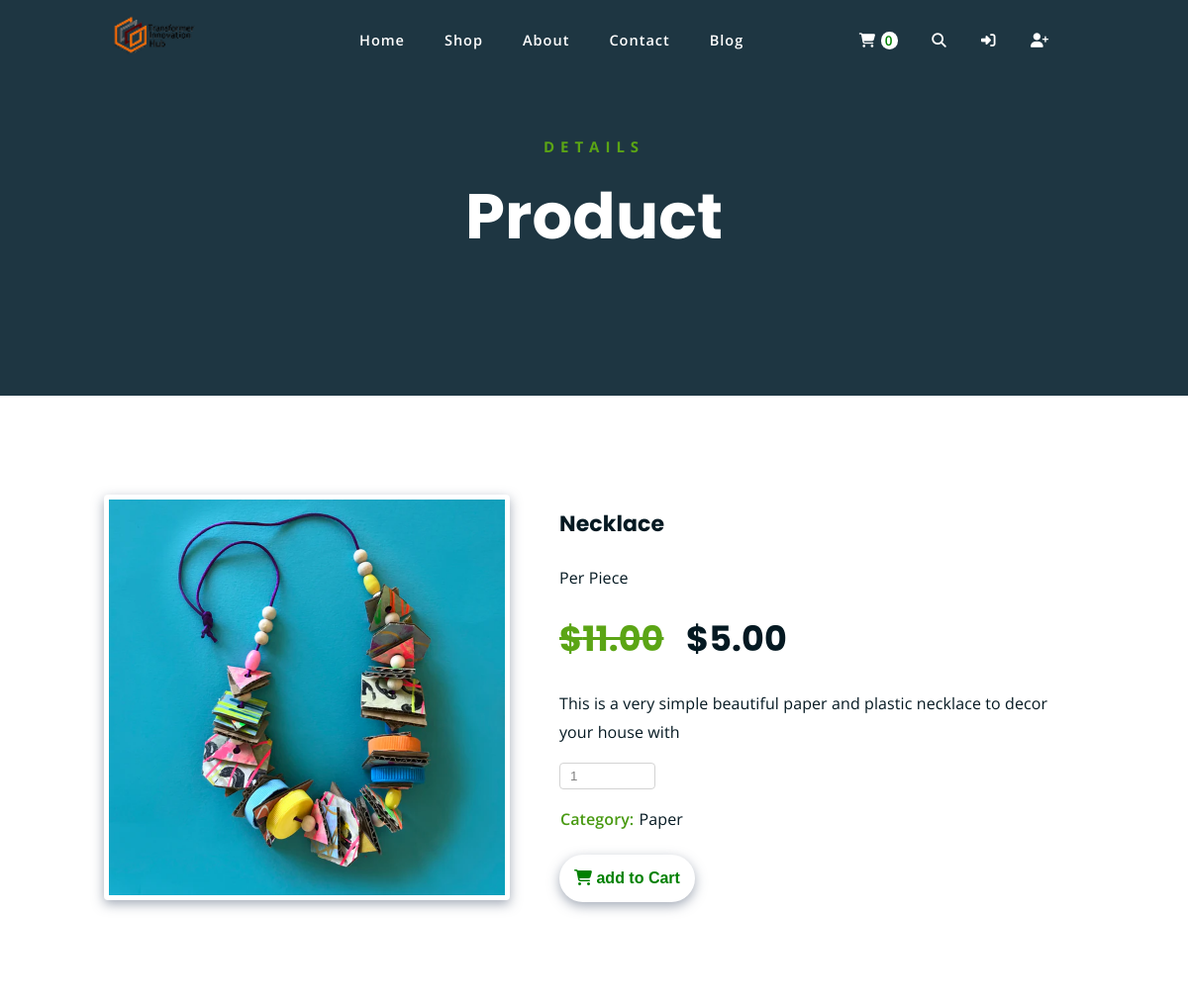
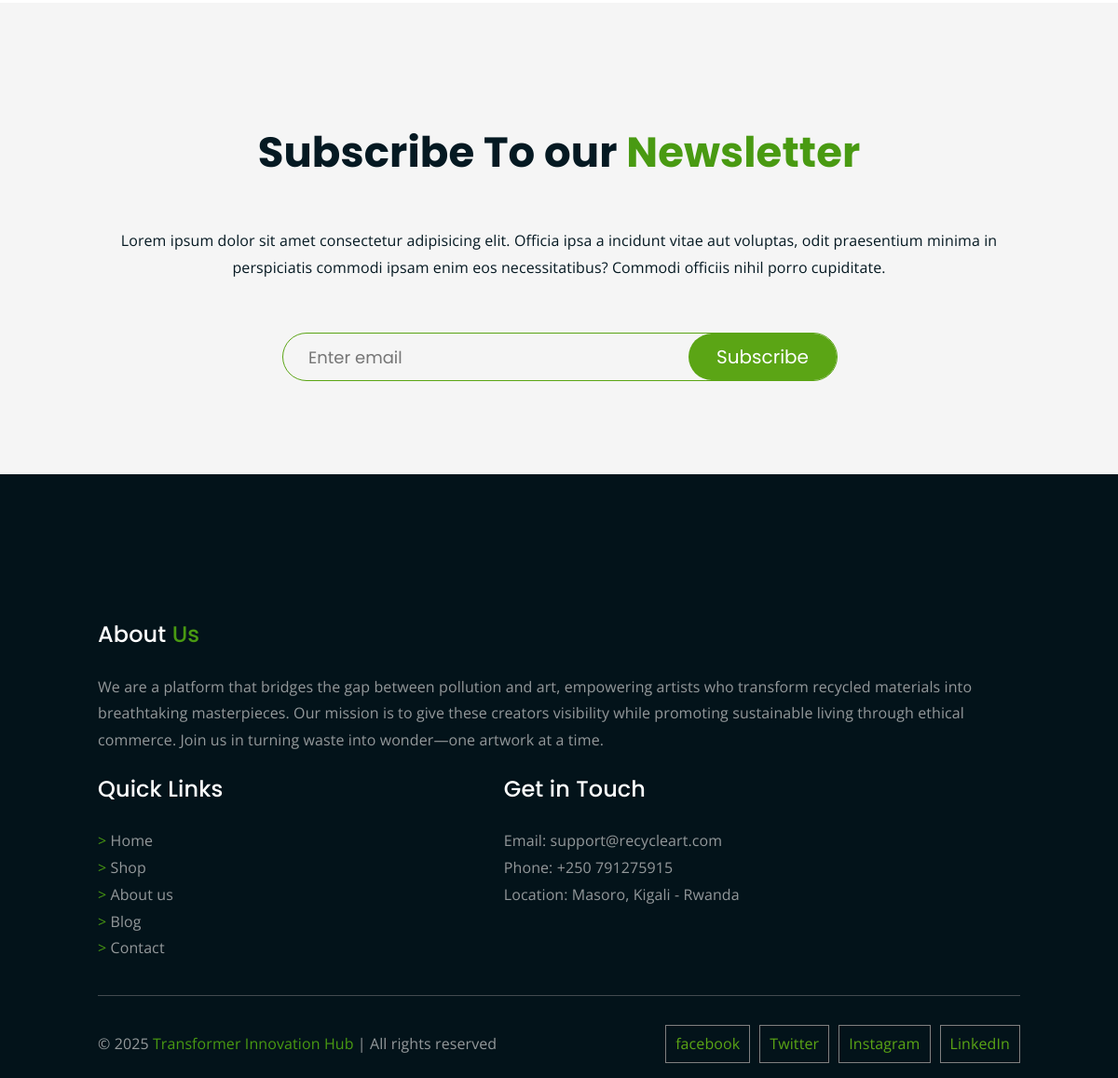
Page /product/9 on the committed database (2 pictures, top to bottom).
### webstore/models.py (models this page shows, shortened)
class Product(models.Model):
    name = models.CharField(max_length=50)
    price = models.DecimalField(default=0, decimal_places=2, max_digits=6)
    category = models.ForeignKey(Category, on_delete=models.CASCADE, default=1)
    description = models.CharField(max_length=240, blank=True, default="", null=True)
    image = models.ImageField(upload_to="uploads/product")
    is_sale = models.BooleanField(default=False)
    sale_price = models.DecimalField(default=0, decimal_places=2, max_digits=6)

class Category(models.Model):
    name = models.CharField(max_length=50)
    def __str__(self):
        return self.name
    class Meta:
        verbose_name_plural = "categories"

### webstore/views.py (the view)
# urls.py: path("product/<int:pk>", views.product, name="product"),
def product(request, pk):
    product = Product.objects.get(id=pk)
    return render(request, "product.html", {"product": product})

### cart/cart.py (called while the page is built)
    def __len__(self):
        return len(self.cart)

### cart/context_processors.py (called while the page is built)
def cart(request):
    return {"cart": Cart(request)}

### webstore/templates/product.html (shortened to what this page needs)
{% extends 'layout.html' %}
{% block page_head %}
    <p class="subtitle">DETAILS</p>
    <h1>Product</h1>
{% endblock %}
{% block page_content %}
    <div class="single-product">
        <div class="container">
            <div class="row">
                <div class="product-details">
                    {% if product %}
                        <div class="single-product-img">
                            <img src="{{ product.image.url }}" alt="product image">
                        </div>
                        <div class="product-info">
                            <h3>{{ product.name }}</h3>
                            <p>Per Piece</p>
                            {% if product.is_sale %}
                                <h4>
                                    <strike style="color: #5ba515;">${{ product.price }}</strike>
                                        &nbsp;
                                        ${{ product.sale_price }}
                                </h4>
                            {% else %}
                                <h4>${{ product.price }}</h4>
                            {% endif%}
                            <p>{{ product.description }}</p>
                            <div class="stock-qty">
                                <input type="number" id="quantity" name="quantity" min="1" value="1">
                            </div>
                            <div class="product-info-cgtry">
                                <p><span>Category: </span>{{ product.category }}</p>
                            </div>
                            <div class="add-to-cart">
                                <button type="button" value="{{ product.id}}" class="single-product-cart-btn" id="add-to-cart"><i class="fas fa-shopping-cart"></i> add to Cart</button>
                            </div>
                        </div>
                    {% endif %}
                </div>
            </div>
        </div>
    </div>
{% endblock %}

### webstore/static/styles/all.css (style rules this page uses)
body { font-family: "Open Sans", sans-serif; font-size: 1rem; letter-spacing: 0.1px; line-height: 1.8; margin: 0; padding: 0; }
h1, .h1, h2, .h2, h3, .h3, h4, .h4, h5, .h5, h6, .h6 { font-family: "Poppins", sans-serif; font-weight: 700; margin: 0 0 1.25rem 0; color: #051922; }
span { color: #499a12; }
.row { display: flex; flex-wrap: wrap; margin-left: -15px; margin-right: -15px; }
@media (min-width: 992px) { .container { max-width: 960px; } }
.container { margin-left: auto; margin-right: auto; width: 100%; padding-left: 15px; padding-right: 15px; }
p { font-family: "Open Sans", sans-serif; font-weight: 400; font-size: 1rem; letter-spacing: 0.1px; line-height: 1.8; color: #051922; }

### webstore/static/styles/single-product.css (style rules this page uses)
.product-details { display: flex; width: 100%; margin-top: 100px; margin-bottom: 100px; }
.single-product-img { margin-right: 50px; }
.single-product-img img { width: 400px; padding: 5px; border-radius: 5px; box-shadow: 0px 4px 12px rgba(75, 90, 113, 0.5); border-radius: 4px; }
.stock-qty > input { color: grey; display: block; border: 1px solid lightgray; width: 75px; padding: 5px 10px; border-radius: 4px; }
.product-info-cgtry span { font-weight: 600; padding: 20px 1px; }
button.single-product-cart-btn { display: inline-block; margin-top: 5px; background-color: white; color: green; padding: 15px; border-radius: 50px; box-shadow: 0px 4px 12px rgba(75, 90, 113, 0.5); border: 0; font-weight: 600; font-size: 1rem; }
.product-info h3 { padding-top: 10px; font-size: 22px; }
.product-info h4 { font-size: 35px; }

### webstore/static/styles/layout-styles.css (style rules this page uses)
.hero-text h1 { font-size: 64px; font-weight: 700; line-height: 1.3; color: white; }
.hero-text p.subtitle { color: #5ba515; font-weight: 700; font-size: 15px; letter-spacing: 6px; line-height: 1.8; }

### rows in the picture
Product: image (picture), name "Necklace", price "11.00", sale_price "5.00", description "This is a very simple beautiful paper and plastic necklace to decor your house with", category "Paper"

### other values in the picture
{{ cart|length }} "0"
